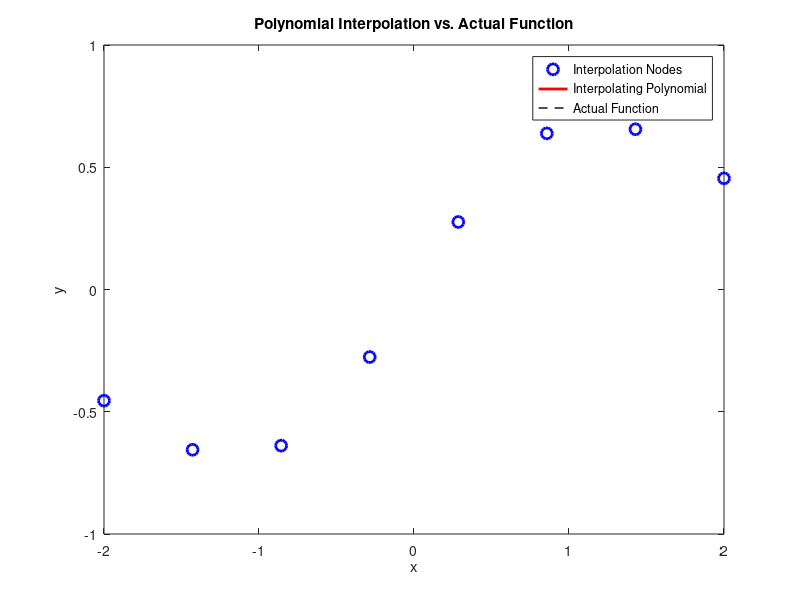

MATLAB code for this plot:
% Interpolation plotting

f = @(x) sin(x)./(1 + x.^2 ./ 4);
z = linspace(-2, 2, 1000000);

x_nodi = linspace(-2, 2, 8);
y_nodi = f(x_nodi);

f_z = f(z);

c = polyfit(x_nodi, y_nodi, 7);
p = polyval(c, z);

figure(1);
plot(x_nodi, y_nodi, 'bo', 'MarkerSize', 8, 'LineWidth', 2); % Correct variable for nodes, and proper syntax for marker and line width
hold on;
plot(z, p, 'r', 'LineWidth', 2); % Polynomial interpolation
plot(z, f_z, 'k--', 'LineWidth', 1); % Actual function
hold off;

legend('Interpolation Nodes', 'Interpolating Polynomial', 'Actual Function');
title('Polynomial Interpolation vs. Actual Function');
xlabel('x');
ylabel('y');
